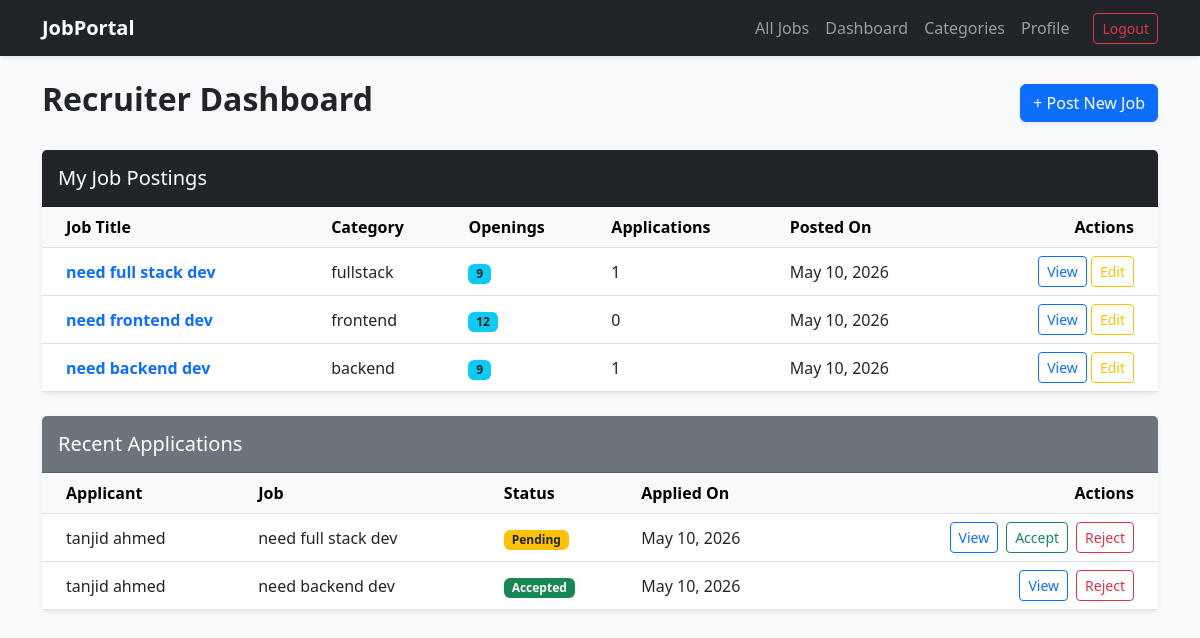
The page /dashboard/ (signed in) on the database as committed earlier.
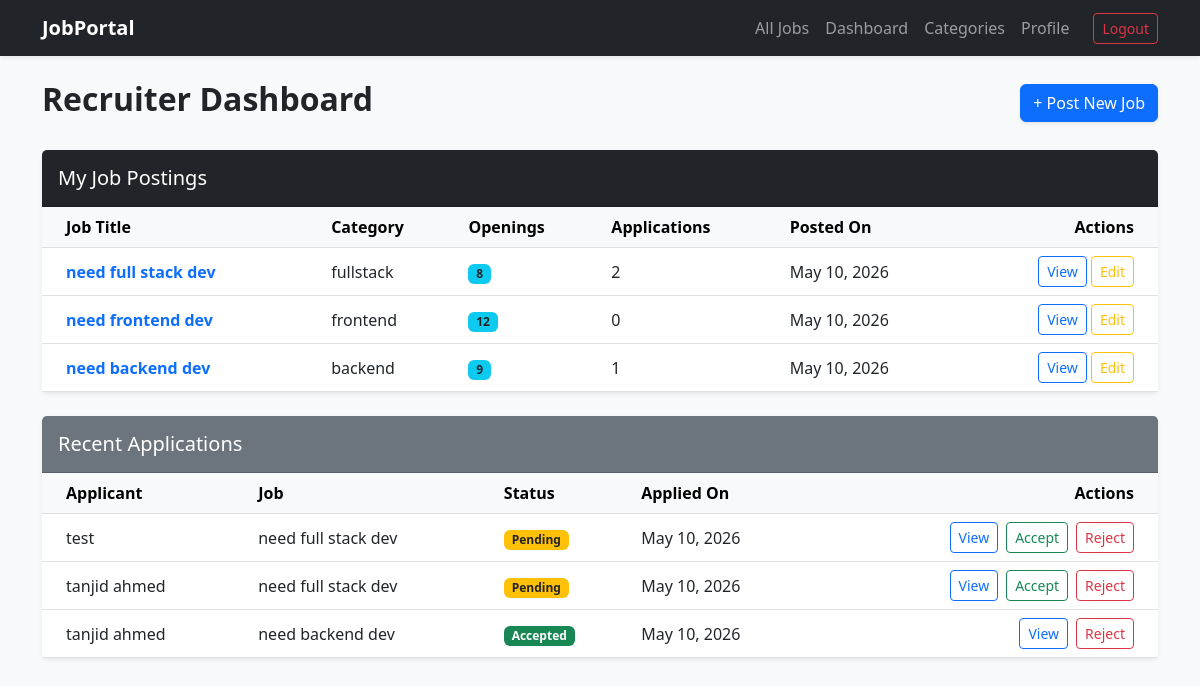
The same page on the database as committed later.
### portal/models.py (models this page shows, shortened)
class JobPost(models.Model):
    recruiter = models.ForeignKey(CustomUser, on_delete=models.CASCADE, related_name='jobs_posted')
    title = models.CharField(max_length=200)
    number_of_openings = models.PositiveIntegerField()
    category = models.ForeignKey(JobCategory, on_delete=models.PROTECT, related_name='jobs')
    job_description = models.TextField()
    required_skills = models.CharField(max_length=255)
    created_at = models.DateTimeField(auto_now_add=True)

class JobCategory(models.Model):
    name = models.CharField(max_length=100, unique=True)
    class Meta:
        ordering = ['name']
    def __str__(self):
        return self.name

class JobApplication(models.Model):
    STATUS_PENDING = 'pending'
    STATUS_ACCEPTED = 'accepted'
    STATUS_REJECTED = 'rejected'
    STATUS_CHOICES = (
        (STATUS_PENDING, 'Pending'),
        (STATUS_ACCEPTED, 'Accepted'),
        (STATUS_REJECTED, 'Rejected'),
    )
    job = models.ForeignKey(JobPost, on_delete=models.CASCADE, related_name='applications')
    applicant = models.ForeignKey(CustomUser, on_delete=models.CASCADE, related_name='my_applications')
    status = models.CharField(max_length=10, choices=STATUS_CHOICES, default=STATUS_PENDING)
    applied_at = models.DateTimeField(auto_now_add=True)
    class Meta:
        unique_together = ('job', 'applicant')

class CustomUser(AbstractUser):
    USER_TYPE_CHOICES = (
        ('recruiter', 'Recruiter'),
        ('jobseeker', 'Job Seeker'),
    )
    display_name = models.CharField(max_length=100)
    role = models.CharField(max_length=15, choices=USER_TYPE_CHOICES, blank=True)

### portal/views.py (the view, shortened to what this page needs)
# urls.py: path('dashboard/', views.dashboard, name='dashboard'),
@login_required
def dashboard(request):
    user = request.user
    if user.role == 'recruiter':
        my_jobs = JobPost.objects.filter(recruiter=user).prefetch_related('applications__applicant').order_by('-created_at')
        applications = JobApplication.objects.filter(job__recruiter=user).select_related('job', 'applicant').order_by('-applied_at')
        return render(request, 'portal/recruiter_dashboard.html', {'jobs': my_jobs, 'applications': applications})
    messages.error(request, "Please choose a valid account role before using the dashboard.")
    return redirect('job-list')

### portal/templates/portal/recruiter_dashboard.html (shortened to what the changed rows need)
{% extends 'base.html' %}
{% block content %}
<div class="d-flex justify-content-between align-items-center mb-4 mt-3">
    <h2 class="fw-bold">Recruiter Dashboard</h2>
</div>
<div class="card shadow-sm border-0">
    <div class="card-body p-0">
        <div class="table-responsive">
            <table class="table table-hover mb-0">
                <thead class="table-light">
                    <tr>
                        <th class="ps-4">Job Title</th>
                        <th>Category</th>
                        <th>Openings</th>
                        <th>Applications</th>
                        <th>Posted On</th>
                        <th class="text-end pe-4">Actions</th>
                    </tr>
                </thead>
                <tbody>
                    {% for job in jobs %}
                    <tr>
                        <td class="align-middle fw-bold ps-4 text-primary">{{ job.title }}</td>
                        <td class="align-middle">{{ job.category }}</td>
                        <td class="align-middle">
                            <span class="badge bg-info text-dark">{{ job.number_of_openings }}</span>
                        </td>
                        <td class="align-middle">{{ job.applications.count }}</td>
                        <td class="align-middle">{{ job.created_at|date:"M d, Y" }}</td>
                        <td class="align-middle text-end pe-4">
                            <a href="{% url 'job-detail' job.id %}" class="btn btn-sm btn-outline-primary">View</a>
                            <a href="{% url 'job-update' job.id %}" class="btn btn-sm btn-outline-warning">Edit</a>
                        </td>
                    </tr>
                    {% endfor %}
                </tbody>
            </table>
        </div>
    </div>
</div>
<div class="card shadow-sm border-0 mt-4">
    <div class="card-body p-0">
        <div class="table-responsive">
            <table class="table table-hover mb-0">
                <thead class="table-light">
                    <tr>
                        <th class="ps-4">Applicant</th>
                        <th>Job</th>
                        <th>Status</th>
                        <th>Applied On</th>
                        <th class="text-end pe-4">Actions</th>
                    </tr>
                </thead>
                <tbody>
                    {% for app in applications %}
                        <tr>
                            <td class="align-middle ps-4">{{ app.applicant.display_name }}</td>
                            <td class="align-middle">{{ app.job.title }}</td>
                            <td class="align-middle">
                                <span class="badge bg-{% if app.status == 'accepted' %}success{% elif app.status == 'rejected' %}danger{% else %}warning text-dark{% endif %}">
                                    {{ app.get_status_display }}
                                </span>
                            </td>
                            <td class="align-middle">{{ app.applied_at|date:"M d, Y" }}</td>
                            <td class="align-middle text-end pe-4">
                                <div class="d-flex justify-content-end gap-2">
                                    <a href="{% url 'application-detail' app.id %}" class="btn btn-sm btn-outline-primary">View</a>
                                    {% if app.status != 'accepted' %}
                                        <form method="POST" action="{% url 'accept-application' app.id %}" class="m-0">
                                            <button type="submit" class="btn btn-sm btn-outline-success">Accept</button>
                                        </form>
                                    {% endif %}
                                    {% if app.status != 'rejected' %}
                                        <form method="POST" action="{% url 'reject-application' app.id %}" class="m-0">
                                            <button type="submit" class="btn btn-sm btn-outline-danger">Reject</button>
                                        </form>
                                    {% endif %}
                                </div>
                            </td>
                        </tr>
                    {% empty %}
                    <tr>
                        <td colspan="5" class="text-center py-5 text-muted">No applications yet.</td>
                    </tr>
                    {% endfor %}
                </tbody>
            </table>
        </div>
    </div>
</div>
{% endblock %}

Rows that differ between the two databases and show on the page:
changed JobPost "need full stack dev": number_of_openings "9" → "8"; applications.count "1" → "2"
added JobApplication: applicant.display_name "test", job "need full stack dev", status "Pending", applied_at "May 10, 2026", shows "Accept", shows "Reject"
